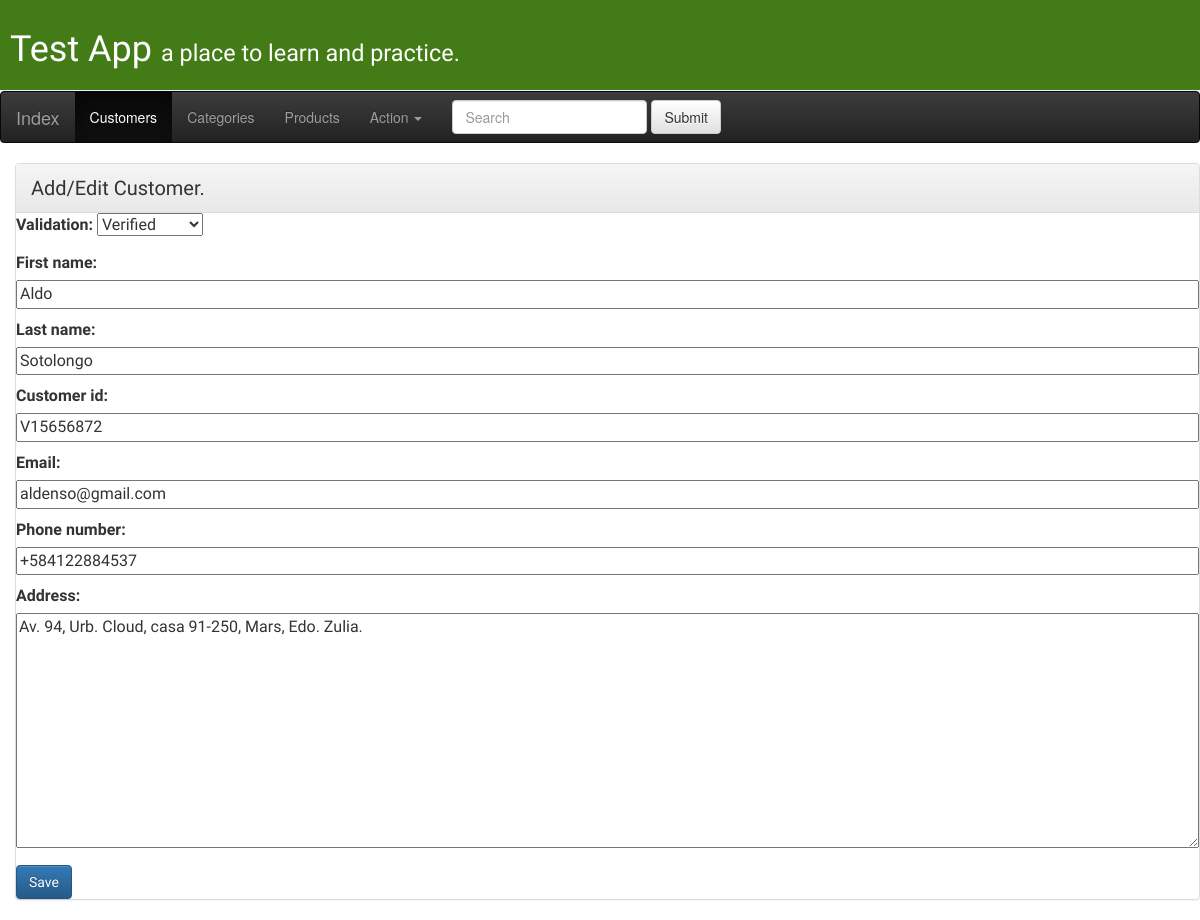
Screenshot of /customer/1/edit/ with the database file from the repository.
### app/models.py (models this page shows, shortened)
class Customer(models.Model):
	customer_id = models.CharField(max_length=15)
	first_name = models.CharField(max_length=40)
	last_name = models.CharField(max_length=40)
	email = models.EmailField(blank=True, null=True)
	phone_regex = RegexValidator(regex=r'^\+?1?\d{9,15}$', message="Phone number must be entered in the format: '+999999999'. Up to 15 digits allowed.")
	phone_number = models.CharField(validators=[phone_regex], max_length=15 ,blank=True)
	address = models.TextField()
	registered_date = models.DateTimeField(blank=True, null=True)
	STATUS_CHOICES = (
		(0, 'Not Verified'),
		(1, 'Verified'),
		(2, 'Not Trusted')
		)
	validation = models.IntegerField(choices=STATUS_CHOICES, default=0)
	def Verified(self):
		self.validation = 1
		self.save()
	def __str__(self):
		return "{0} {1}".format(self.first_name, self.last_name)
	full_name = property(__str__)

### app/views.py (the view)
# urls.py: url(r'^customer/(?P<pk>[0-9]+)/edit/$', views.customer_edit, name='customer_edit'),
def customer_edit(request, pk):
	customer = get_object_or_404(Customer, pk=pk)
	if request.method == "POST":
		form = CustomerForm(request.POST, instance=customer)
		if form.is_valid():
			customer = form.save(commit=False)
			customer.register()
			return redirect('customer_detail', pk=customer.pk)
	else:
		form = CustomerForm(instance=customer)
	return render(request, 'app/customer_edit.html', {'form': form})

### app/forms.py
class CustomerForm(forms.ModelForm):
	class Meta():
		model = Customer
		widgets = {'registered_date': forms.HiddenInput()}
		fields = ('validation', 'first_name', 'last_name', 'customer_id', 'email', 'phone_number',
		'address', 'registered_date')

### app/templates/app/customer_edit.html
{% extends 'app/base.html' %}
{% block context %}
<div class="panel panel-default">
  <div class="panel-heading">Add/Edit Customer.
  </div>
<div>
<form method="POST" class="post-form">{% csrf_token %}
  {{ form.as_p }}
  <button type="submit" class="save btn btn-primary">Save</button>
</form>
</div>
</div>
{% endblock %}

### app/static/css/app.css (style rules this page uses)
.panel-heading { font-size: 15pt; }
.panel { font-size: 12pt; }
.post-form textarea, .post-form input { width: 100%; }
div { display: block; }

### rows the page displays
Customer: validation "Verified", first_name "Aldo", last_name "Sotolongo", customer_id "V15656872", email "aldenso@gmail.com", phone_number "+584122884537", address "Av. 94, Urb. Cloud, casa 91-250, Mars, Edo. Zulia."
